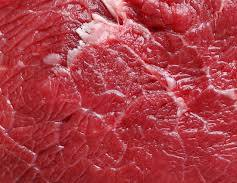
#> input picture segar.jpeg, 237 x 183 px
$ jupyter execute UAP_PENGOLAHAN_CITRA_PRAK.ipynb   (older library calls are emulated)
#> lines starting #> are read from the running program, lines starting #| are printed output that depends on the picture
1: Import Library (Menyiapkan Alat

[cell 1]
import cv2
import numpy as np
import matplotlib.pyplot as plt
from skimage.feature import graycomatrix, graycoprops

2: Fungsi GLCM & Jarak (Otak Program)

[cell 2]
# 1. Fungsi Ekstraksi GLCM
def ekstrak_fitur_glcm(image_path):
#> called with image_path = 'segar.jpeg'
    img = cv2.imread(image_path)
#> img is the input picture: shape (183, 237, 3); mean B, G, R 69.3, 60.1, 172.4
    if img is None:
        return None

    # Preprocessing: Ukuran seragam & ubah ke Hitam Putih (Grayscale)
    img_resized = cv2.resize(img, (256, 256))
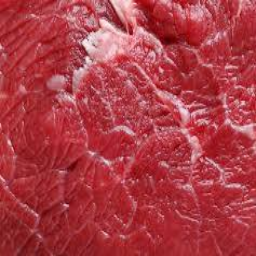
#> img_resized: shape (256, 256, 3); mean B, G, R 69.1, 60, 172.3
    img_gray = cv2.cvtColor(img_resized, cv2.COLOR_BGR2GRAY)
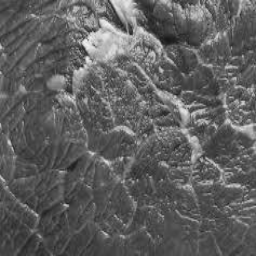
#> img_gray: shape (256, 256); min 23, max 242, mean 94.6

    # Hitung matriks GLCM sudut bertetangga
    glcm = graycomatrix(img_gray, distances=[1], angles=[0, np.pi/4, np.pi/2, 3*np.pi/4],
                        levels=256, symmetric=True, normed=True)

    # Ambil 4 fitur statistik utama
    contrast = np.mean(graycoprops(glcm, 'contrast'))
#> contrast = 273.6
    correlation = np.mean(graycoprops(glcm, 'correlation'))
#> correlation = 0.869
    energy = np.mean(graycoprops(glcm, 'energy'))
#> energy = 0.0206
    homogeneity = np.mean(graycoprops(glcm, 'homogeneity'))
#> homogeneity = 0.124

    return np.array([contrast, correlation, energy, homogeneity])

# 2. Fungsi Hitung Jarak Euclidean
def hitung_jarak_euclidean(vektor1, volver2):
    return np.sqrt(np.sum((vektor1 - volver2) ** 2))

3: Training / Membaca Gambar Acuan

[cell 3]
# Menentukan file acuan yang ada di folder Colab
path_segar = "segar.jpeg"
path_busuk = "busuk.jpeg"

# Ekstrak nilai fitur masing-masing gambar
fitur_segar = ekstrak_fitur_glcm(path_segar)
#> fitur_segar = [273.6, 0.869, 0.0206, 0.124]
fitur_busuk = ekstrak_fitur_glcm(path_busuk)
#> call 2 of ekstrak_fitur_glcm, with image_path = 'busuk.jpeg'
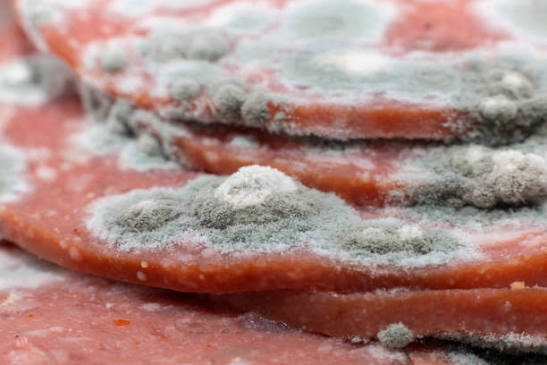
#> input picture busuk.jpeg, 547 x 365 px
#> in ekstrak_fitur_glcm, img is the input picture: shape (365, 547, 3); mean B, G, R 129.7, 135.1, 168.3
#> in ekstrak_fitur_glcm (call 2), `img_resized = cv2.resize(img, (256, 256))`:
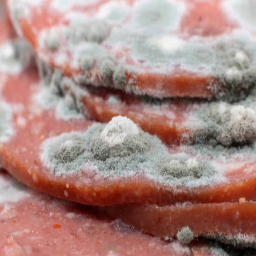
#> img_resized: shape (256, 256, 3); mean B, G, R 129.5, 134.9, 168.2
#> in ekstrak_fitur_glcm (call 2), `img_gray = cv2.cvtColor(img_resized, cv2.COLOR_BGR2GRAY)`:
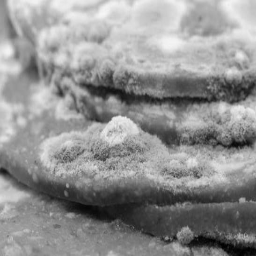
#> img_gray: shape (256, 256); min 0, max 246, mean 144.3
#> in ekstrak_fitur_glcm (call 2), `contrast = np.mean(graycoprops(glcm, 'contrast'))`: contrast = 123.2
#> in ekstrak_fitur_glcm (call 2), `correlation = np.mean(graycoprops(glcm, 'correlation'))`: correlation = 0.979
#> in ekstrak_fitur_glcm (call 2), `energy = np.mean(graycoprops(glcm, 'energy'))`: energy = 0.0145
#> in ekstrak_fitur_glcm (call 2), `homogeneity = np.mean(graycoprops(glcm, 'homogeneity'))`: homogeneity = 0.172
#> fitur_busuk = [123.2, 0.979, 0.0145, 0.172]

print("=== NILAI EKSTRAKSI FITUR GLCM ===")
print("Fitur Daging Segar :", fitur_segar)
#| Fitur Daging Segar : [2.73572372e+02 8.68597498e-01 2.06421018e-02 1.23996277e-01]
print("Fitur Daging Busuk :", fitur_busuk)
#| Fitur Daging Busuk : [1.23155590e+02 9.79017440e-01 1.45161593e-02 1.72360255e-01]
print("==================================")

4: Fungsi Pengujian & Hasil Klasifikasi

[cell 4]
# Fungsi klasifikasi gambar baru
def klasifikasi_daging(image_test_path):
    fitur_uji = ekstrak_fitur_glcm(image_test_path)
#> fitur_uji = [273.6, 0.869, 0.0206, 0.124]
    if fitur_uji is None:
        print(f"File '{image_test_path}' tidak ditemukan!")
        return

    jarak_ke_segar = hitung_jarak_euclidean(fitur_uji, fitur_segar)
#> jarak_ke_segar = 0
    jarak_ke_busuk = hitung_jarak_euclidean(fitur_uji, fitur_busuk)
#> jarak_ke_busuk = 150.4

    print(f"--- Perhitungan Jarak untuk: {image_test_path} ---")
    print(f"Jarak ke Segar : {jarak_ke_segar:.4f}")
#| Jarak ke Segar : 0.0000
    print(f"Jarak ke Busuk : {jarak_ke_busuk:.4f}")
#| Jarak ke Busuk : 150.4168

    if jarak_ke_segar < jarak_ke_busuk:
        hasil = "DAGING SEGAR"
    else:
        hasil = "DAGING BUSUK"

    print(f"\nHASIL KLASIFIKASI: [{hasil}]")

# ==========================================
# TEST JALANKAN PROGRAM DI SINI
# ==========================================
# Coba tes panggil gambar segar.jpeg, harusnya keluar hasil DAGING SEGAR
klasifikasi_daging("segar.jpeg")

(Sel 5)

[cell 5]
# SEL 5: BONUS UNTUK MENAMPILKAN GAMBAR (BIAR DOSEN/ASPRAK MAKIN PUAS)
def tampilkan_proses_citra(image_path):
#> called with image_path = 'segar.jpeg'
    img = cv2.imread(image_path)
    if img is None:
        print("Gambar tidak ditemukan.")
        return

    # Proses konversi warna untuk ditampilkan di plot
    img_rgb = cv2.cvtColor(img, cv2.COLOR_BGR2RGB)
    img_gray = cv2.cvtColor(img, cv2.COLOR_BGR2GRAY)
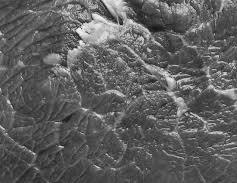
#> img_gray: shape (183, 237); min 22, max 247, mean 94.7

    # Mulai menggambar panel visualisasi
    plt.figure(figsize=(10, 5))

    # 1. Tampilkan Gambar Asli Berwarna
    plt.subplot(1, 2, 1)
    plt.imshow(img_rgb)
    plt.title(f"Gambar Asli ({image_path})")
    plt.axis('off')

    # 2. Tampilkan Gambar Hasil Grayscale (Hitam Putih)
    plt.subplot(1, 2, 2)
    plt.imshow(img_gray, cmap='gray')
    plt.title("Hasil Grayscale untuk GLCM")
    plt.axis('off')

    plt.show()

# ==========================================
# JALANKAN UNTUK MEMUNCULKAN GAMBAR
# ==========================================
# Coba jalankan untuk melihat proses gambar segar
tampilkan_proses_citra("segar.jpeg")

# Coba jalankan untuk melihat proses gambar busuk
tampilkan_proses_citra("busuk.jpeg")
#> call 2 of tampilkan_proses_citra, with image_path = 'busuk.jpeg'
#> in tampilkan_proses_citra (call 2), `img_gray = cv2.cvtColor(img, cv2.COLOR_BGR2GRAY)`:
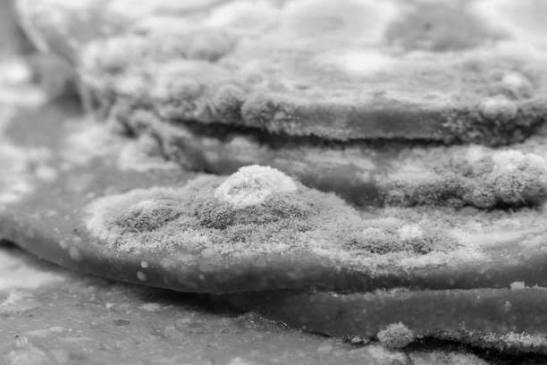
#> img_gray: shape (365, 547); min 0, max 247, mean 144.4
